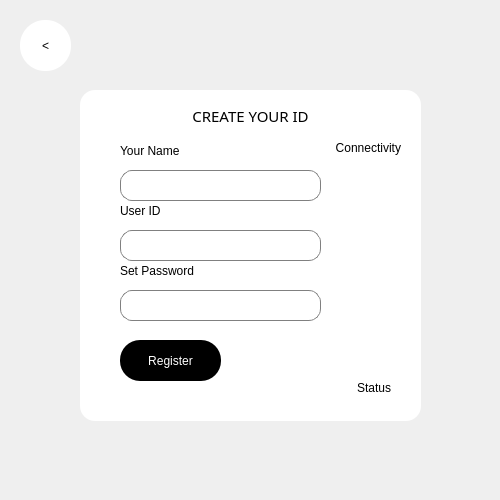
<?xml version="1.0" encoding="UTF-8"?>
<ui version="4.0">
 <class>IDRegister</class>
 <widget class="QDialog" name="IDRegister">
  <property name="geometry">
   <rect>
    <x>0</x>
    <y>0</y>
    <width>500</width>
    <height>500</height>
   </rect>
  </property>
  <property name="windowTitle">
   <string>Dialog</string>
  </property>
  <widget class="QGroupBox" name="groupBox">
   <property name="geometry">
    <rect>
     <x>80</x>
     <y>90</y>
     <width>341</width>
     <height>331</height>
    </rect>
   </property>
   <property name="styleSheet">
    <string notr="true">QGroupBox {
background-color: white; 
border-radius: 15px
}</string>
   </property>
   <property name="title">
    <string/>
   </property>
   <widget class="QLabel" name="label_4">
    <property name="geometry">
     <rect>
      <x>40</x>
      <y>50</y>
      <width>101</width>
      <height>21</height>
     </rect>
    </property>
    <property name="styleSheet">
     <string notr="true">color: rgb(0, 0, 0);</string>
    </property>
    <property name="text">
     <string>Your Name</string>
    </property>
   </widget>
   <widget class="QLineEdit" name="txt_Name">
    <property name="geometry">
     <rect>
      <x>40</x>
      <y>80</y>
      <width>201</width>
      <height>31</height>
     </rect>
    </property>
    <property name="styleSheet">
     <string notr="true">QLineEdit {

border: 1px solid gray; 
border-radius: 12px; 
background color: white; 
padding: 5px


}</string>
    </property>
   </widget>
   <widget class="QLabel" name="label">
    <property name="geometry">
     <rect>
      <x>40</x>
      <y>110</y>
      <width>101</width>
      <height>21</height>
     </rect>
    </property>
    <property name="styleSheet">
     <string notr="true">color: rgb(0, 0, 0);</string>
    </property>
    <property name="text">
     <string>User ID</string>
    </property>
   </widget>
   <widget class="QLineEdit" name="txt_ID">
    <property name="geometry">
     <rect>
      <x>40</x>
      <y>140</y>
      <width>201</width>
      <height>31</height>
     </rect>
    </property>
    <property name="styleSheet">
     <string notr="true">QLineEdit {

border: 1px solid gray; 
border-radius: 12px; 
background color: white; 
padding: 5px


}</string>
    </property>
   </widget>
   <widget class="QLabel" name="label_2">
    <property name="geometry">
     <rect>
      <x>40</x>
      <y>170</y>
      <width>101</width>
      <height>21</height>
     </rect>
    </property>
    <property name="styleSheet">
     <string notr="true">color: rgb(0, 0, 0);</string>
    </property>
    <property name="text">
     <string>Set Password</string>
    </property>
   </widget>
   <widget class="QLineEdit" name="txt_Password">
    <property name="geometry">
     <rect>
      <x>40</x>
      <y>200</y>
      <width>201</width>
      <height>31</height>
     </rect>
    </property>
    <property name="styleSheet">
     <string notr="true">QLineEdit {

border: 1px solid gray; 
border-radius: 12px; 
background color: white; 
padding: 5px


}</string>
    </property>
   </widget>
   <widget class="QPushButton" name="pushButton">
    <property name="geometry">
     <rect>
      <x>40</x>
      <y>250</y>
      <width>101</width>
      <height>41</height>
     </rect>
    </property>
    <property name="styleSheet">
     <string notr="true">QPushButton {
background-color: black; 
color: white;  
border-radius: 20px; 
}</string>
    </property>
    <property name="text">
     <string>Register</string>
    </property>
   </widget>
   <widget class="QLabel" name="label_5">
    <property name="geometry">
     <rect>
      <x>240</x>
      <y>290</y>
      <width>71</width>
      <height>16</height>
     </rect>
    </property>
    <property name="styleSheet">
     <string notr="true">color: rgb(0, 0, 0);</string>
    </property>
    <property name="text">
     <string>Status</string>
    </property>
    <property name="alignment">
     <set>Qt::AlignmentFlag::AlignRight|Qt::AlignmentFlag::AlignTrailing|Qt::AlignmentFlag::AlignVCenter</set>
    </property>
   </widget>
   <widget class="QLabel" name="label_3">
    <property name="geometry">
     <rect>
      <x>220</x>
      <y>50</y>
      <width>101</width>
      <height>16</height>
     </rect>
    </property>
    <property name="styleSheet">
     <string notr="true">color: rgb(0, 0, 0);</string>
    </property>
    <property name="text">
     <string>Connectivity</string>
    </property>
    <property name="alignment">
     <set>Qt::AlignmentFlag::AlignRight|Qt::AlignmentFlag::AlignTrailing|Qt::AlignmentFlag::AlignVCenter</set>
    </property>
   </widget>
   <widget class="QLabel" name="label_6">
    <property name="geometry">
     <rect>
      <x>80</x>
      <y>10</y>
      <width>181</width>
      <height>31</height>
     </rect>
    </property>
    <property name="font">
     <font>
      <family>Montserrat ExtraBold</family>
      <pointsize>11</pointsize>
     </font>
    </property>
    <property name="styleSheet">
     <string notr="true">color: rgb(0, 0, 0);</string>
    </property>
    <property name="text">
     <string>CREATE YOUR ID</string>
    </property>
    <property name="alignment">
     <set>Qt::AlignmentFlag::AlignCenter</set>
    </property>
   </widget>
  </widget>
  <widget class="QPushButton" name="pushButton_2">
   <property name="geometry">
    <rect>
     <x>20</x>
     <y>20</y>
     <width>51</width>
     <height>51</height>
    </rect>
   </property>
   <property name="styleSheet">
    <string notr="true">QPushButton {
background-color: white; 
color: black;  
border-radius: 25px; 
}</string>
   </property>
   <property name="text">
    <string>&lt;</string>
   </property>
  </widget>
 </widget>
 <resources/>
 <connections/>
</ui>
